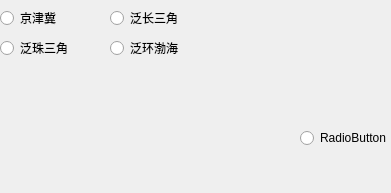
         <widget class="QWidget" name="page_21">
          <property name="geometry">
           <rect>
            <x>0</x>
            <y>0</y>
            <width>391</width>
            <height>193</height>
           </rect>
          </property>
          <attribute name="label">
           <string>按重点区域法</string>
          </attribute>
          <widget class="QRadioButton" name="radioButton_188">
           <property name="geometry">
            <rect>
             <x>0</x>
             <y>10</y>
             <width>89</width>
             <height>16</height>
            </rect>
           </property>
           <property name="text">
            <string>京津冀</string>
           </property>
          </widget>
          <widget class="QRadioButton" name="radioButton_189">
           <property name="geometry">
            <rect>
             <x>110</x>
             <y>10</y>
             <width>89</width>
             <height>16</height>
            </rect>
           </property>
           <property name="text">
            <string>泛长三角</string>
           </property>
          </widget>
          <widget class="QRadioButton" name="radioButton_190">
           <property name="geometry">
            <rect>
             <x>0</x>
             <y>40</y>
             <width>89</width>
             <height>16</height>
            </rect>
           </property>
           <property name="text">
            <string>泛珠三角</string>
           </property>
          </widget>
          <widget class="QRadioButton" name="radioButton_191">
           <property name="geometry">
            <rect>
             <x>110</x>
             <y>40</y>
             <width>89</width>
             <height>16</height>
            </rect>
           </property>
           <property name="text">
            <string>泛环渤海</string>
           </property>
          </widget>
          <widget class="QRadioButton" name="radioButton_192">
           <property name="geometry">
            <rect>
             <x>300</x>
             <y>130</y>
             <width>89</width>
             <height>16</height>
            </rect>
           </property>
           <property name="text">
            <string>RadioButton</string>
           </property>
          </widget>
         </widget>
